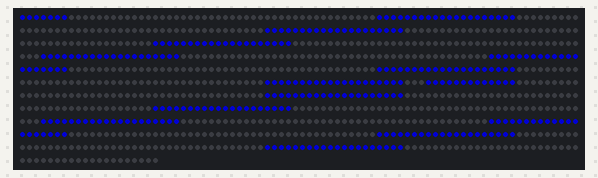
Recording of a sketch running on a simulated Arduino Mega 2560, built with avr-gcc and run on an emulated ATmega2560. Shown: 900 RGB LEDs in strip order, left to right, continuing on the next row. Dim RGB values are drawn brighter than linear; colours are those a GRB WS2812 strip shows for the declared byte order.

Above: at 0.05 s.
At 1.61 s:
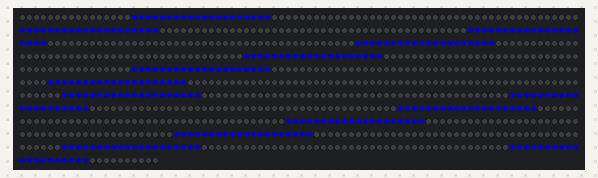
At 3.76 s:
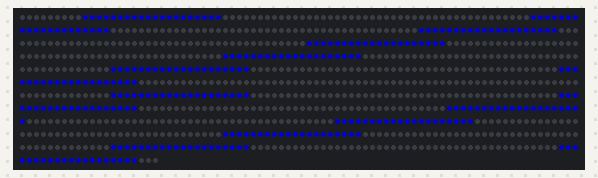
At 7.63 s:
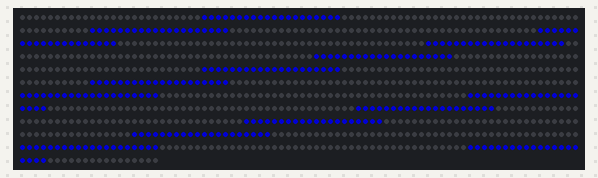
At 11.51 s:
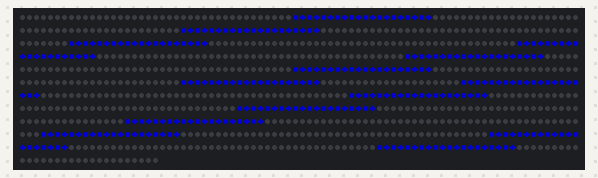
At 15.24 s:
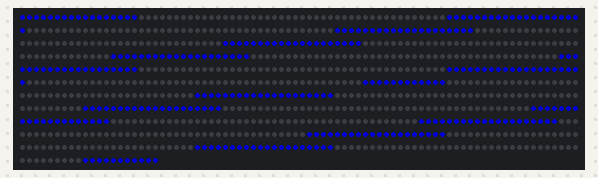

The sketch:

arduino.ino
```cpp
#include <Arduino.h>
#include <FastLED.h>

#define NUM_LEDS 900
#define DATA_PIN 23
#define SNAKE_LENGTH 20
#define NUM_SNAKES 14
#define LED_SPLIT 458

CRGB leds[NUM_LEDS];
int snakePos[NUM_SNAKES];

CRGB backgroundColor = CRGB(0, 0, 0);
CRGB snakeStartColor = CRGB(100, 255, 100);
CRGB snakeEndColor = CRGB(0, 255, 0);

void setup() {
  FastLED.addLeds<WS2812B, DATA_PIN, RBG>(leds, NUM_LEDS);
  for (int i = 0; i < NUM_SNAKES; i++) {
    snakePos[i] = (NUM_LEDS / NUM_SNAKES) * i;
  }
}

void loop() {
  for (int i = 0; i < NUM_SNAKES; i++) {
    snakePos[i] = (snakePos[i] + 3) % NUM_LEDS;
  }
  displaySnakes();
  delay(1);
}

void displaySnakes() {
    fill_solid(leds, NUM_LEDS, backgroundColor);

    for (int j = 0; j < NUM_SNAKES; j++) {
        //draw each snake
        for (int i = 0; i < SNAKE_LENGTH; i++) {
            int pos = (snakePos[j] + i) % NUM_LEDS;
            if (pos < LED_SPLIT) pos = LED_SPLIT - 1 - pos;

            leds[pos] = CRGB::Green;
        }
    }

    FastLED.show();
}
```

Measured:
- by itself, everything shown: repeats every 14.4 s, in 300 steps
